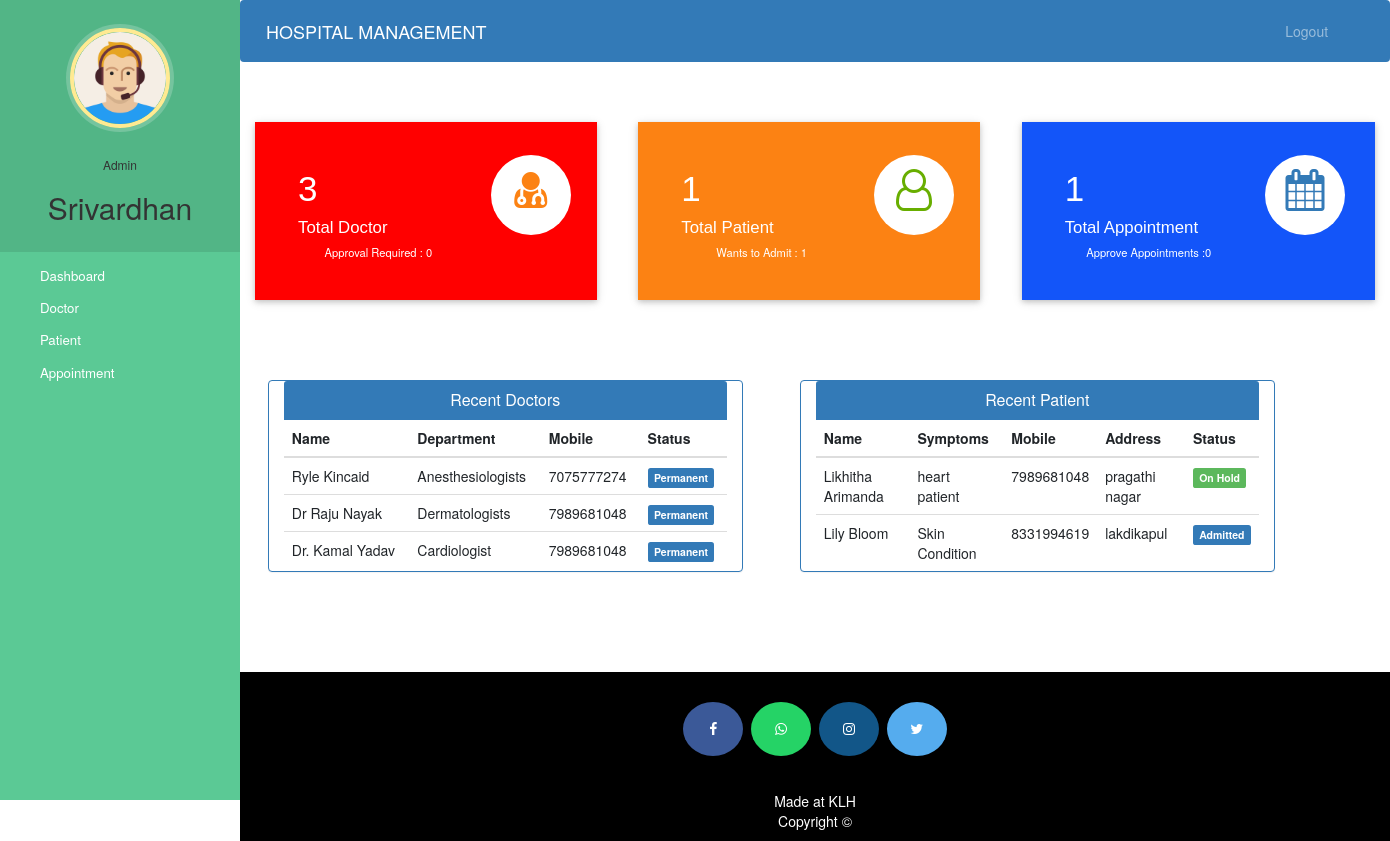
Page /admin-dashboard (signed in) on the committed database.
### hospital/models.py (models this page shows, shortened)
class Doctor(models.Model):
    user=models.OneToOneField(User,on_delete=models.CASCADE)
    profile_pic= models.ImageField(upload_to='profile_pic/DoctorProfilePic/',null=True,blank=True)
    address = models.CharField(max_length=40)
    mobile = models.CharField(max_length=20,null=True)
    department= models.CharField(max_length=50,choices=departments,default='Cardiologist')
    status=models.BooleanField(default=False)
    @property
    def get_name(self):
        return self.user.first_name+" "+self.user.last_name

class Patient(models.Model):
    user=models.OneToOneField(User,on_delete=models.CASCADE)
    profile_pic= models.ImageField(upload_to='profile_pic/PatientProfilePic/',null=True,blank=True)
    address = models.CharField(max_length=40)
    mobile = models.CharField(max_length=20,null=False)
    symptoms = models.CharField(max_length=100,null=False)
    assignedDoctorId = models.PositiveIntegerField(null=True)
    admitDate=models.DateField(auto_now=True)
    status=models.BooleanField(default=False)
    @property
    def get_name(self):
        return self.user.first_name+" "+self.user.last_name

### hospital/views.py (the view)
# urls.py: path('admin-dashboard', views.admin_dashboard_view,name='admin-dashboard'),
@login_required(login_url='adminlogin')
@user_passes_test(is_admin)
def admin_dashboard_view(request):
    doctors=models.Doctor.objects.all().order_by('-id')
    patients=models.Patient.objects.all().order_by('-id')
    doctorcount=models.Doctor.objects.all().filter(status=True).count()
    pendingdoctorcount=models.Doctor.objects.all().filter(status=False).count()
    patientcount=models.Patient.objects.all().filter(status=True).count()
    pendingpatientcount=models.Patient.objects.all().filter(status=False).count()
    appointmentcount=models.Appointment.objects.all().filter(status=True).count()
    pendingappointmentcount=models.Appointment.objects.all().filter(status=False).count()
    mydict={
    'doctors':doctors,
    'patients':patients,
    'doctorcount':doctorcount,
    'pendingdoctorcount':pendingdoctorcount,
    'patientcount':patientcount,
    'pendingpatientcount':pendingpatientcount,
    'appointmentcount':appointmentcount,
    'pendingappointmentcount':pendingappointmentcount,
    }
    return render(request,'hospital/admin_dashboard.html',context=mydict)

### hospital/views.py (called while the page is built)
def is_admin(user):
    return user.groups.filter(name='ADMIN').exists()

### templates/hospital/admin_dashboard.html
{% extends 'hospital/admin_base.html' %}
{% load static %}
{% block content %}
{%include 'hospital/admin_dashboard_cards.html'%}
<br><br><br><br>
<div class="container">
  <div class="row">
    <div class="panel panel-primary col-md-5" style="margin-left:2%;">
      <div class="panel-heading" style="text-align:center;">
        <h6 class="panel-title">Recent Doctors</h6>
      </div>
      <table class="table table-hover" id="dev-table">
        <thead>
          <tr>
            <th>Name</th>
            <th>Department</th>
            <th>Mobile</th>
            <th>Status</th>
          </tr>
        </thead>
        {% for d in doctors %}
        <tr>
          <td> {{d.get_name}}</td>
          <td>{{d.department}}</td>
          <td>{{d.mobile}}</td>
          {%if d.status%}
          <td> <span class="label label-primary">Permanent</span></td>
          {% else %}
          <td> <span class="label label-success">On Hold</span></td>
          {% endif %}
        </tr>
        {% endfor %}
      </table>
    </div>
    <div class="panel panel-primary col-md-5" style="margin-left:5%;">
      <div class="panel-heading" style="text-align:center;">
        <h6 class="panel-title">Recent Patient</h6>
      </div>
      <table class="table table-hover" id="dev-table">
        <thead>
          <tr>
            <th>Name</th>
            <th>Symptoms</th>
            <th>Mobile</th>
            <th>Address</th>
            <th>Status</th>
          </tr>
        </thead>
        {% for p in patients %}
        <tr>
          <td> {{p.get_name}}</td>
          <td>{{p.symptoms}}</td>
          <td>{{p.mobile}}</td>
          <td>{{p.address}}</td>
          {%if p.status%}
          <td> <span class="label label-primary">Admitted</span></td>
          {% else %}
          <td> <span class="label label-success">On Hold</span></td>
          {% endif %}
        </tr>
        {% endfor %}
      </table>
    </div>
  </div>
</div>
{% endblock content %}

### templates/hospital/admin_base.html (shortened to what this page needs)
<!DOCTYPE html>
{% load static %}
<html lang="en">
<head>
  <link rel="stylesheet" href="https://stackpath.bootstrapcdn.com/bootstrap/4.3.1/css/bootstrap.min.css">
  <link rel="stylesheet" href="https://maxcdn.bootstrapcdn.com/font-awesome/4.7.0/css/font-awesome.min.css">
  <link rel="stylesheet" href="{% static '/style.css' %}">
</head>
<body>
  <nav class="menu" tabindex="0">
    <header class="avatar">
      <img src="{% static "images/adminpropic.png" %}" />
      <br><br>
      <h6>Admin</h6>
      <h2>{{request.user.first_name}}</h2>
    </header>
    <ul>
      <li tabindex="0" class="icon-dashboard"> <a style="color:white; text-decoration:none;" href="/admin-dashboard"><span>Dashboard</span></a> </li>
      <li tabindex="0" class="icon-customers"> <a style="color:white; text-decoration:none;" href="/admin-doctor"><span>Doctor</span></a></li>
      <li tabindex="0" class="icon-users"> <a style="color:white; text-decoration:none;" href="/admin-patient"><span>Patient</span></a></li>
      <li tabindex="0" class="icon-calendar"> <a style="color:white; text-decoration:none;" href="/admin-appointment"><span>Appointment</span></a></li>
    </ul>
  </nav>
  <main>
    <div class="bs-example">
      <nav class="navbar navbar-expand-md  navbar-dark fixed-top" style="background:#337AB7;">
        <a href="/admin-dashboard" class="navbar-brand">HOSPITAL MANAGEMENT</a>
        <div class="collapse navbar-collapse justify-content-between" id="navbarCollapse">
          <div class="navbar-nav" style=" margin-left: 90%;">
            <a href="/logout" class="nav-item nav-link">Logout</a>
          </div>
        </div>
      </nav>
    </div>
    <br><br>
    {% block content %}
    {% endblock content %}
    <br><br><br><br>
    <footer>
      <p>
        <a id="ftr" href="https://facebook.com/sumit.luv/" class="fa fa-facebook"></a>
        <a id="ftr" href="https://api.whatsapp.com/send?phone=919572181024&text=Hello%20Sumit.%0d%0aHow%20are%20you%20%3f%0d%0aI%20came%20from%20your%20website.&source=&data=#" class="fa fa-whatsapp"></a>
        <a id="ftr" href="https://instagram.com/sumit.luv" class="fa fa-instagram"></a>
        <a id="ftr" href="https://twitter.com/sumitkumar1503" class="fa fa-twitter"></a>
      </p>
      <br>
      <div class="container">
        <div class="row">
          <div class="col-md-12 col-sm-12">
            <div style="color:#ffffff;" class="wow fadeInUp footer-copyright">
              <p>Made at KLH<br>
                Copyright &copy;</p>
            </div>
          </div>
        </div>
      </div>
    </footer>
  </main>
</body>
</html>

### static/style.css (style rules this page uses)
body { padding-left: 240px; }
main { position: relative; height: 100vh; }
.menu { background: #5bc995; height: 100vh; width: 240px; position: fixed; top: 0px; left: 0; z-index: 5; outline: none; }
.menu .avatar { background: rgba(0, 0, 0, 0.1); padding: 2em 0.5em; text-align: center; }
.menu .avatar img { width: 100px; border-radius: 50%; overflow: hidden; border: 4px solid #ffea92; box-shadow: 0 0 0 4px rgba(255, 255, 255, 0.2); }
.menu .avatar h2 { font-weight: normal; margin-bottom: 0; }
.menu ul { list-style: none; padding: 0.5em 0; margin: 0; }
.menu ul li { padding: 0.5em 1em 0.5em 3em; font-size: 0.95em; font-weight: regular; background-repeat: no-repeat; background-position: left 15px center; background-size: auto 20px; transition: all 0.15s linear; cursor: pointer; }
.menu ul li.icon-dashboard { background-image: url("http://www.entypo.com/images//gauge.svg"); }
.menu ul li.icon-customers { background-image: url("http://www.entypo.com/images//briefcase.svg"); }
.menu ul li.icon-users { background-image: url("http://www.entypo.com/images//users.svg"); }
.menu ul li.icon-calendar { background-image: url("http://www.entypo.com/images//calendar.svg"); }

### templates/hospital/admin_base.html (style rules this page uses)
a:link { text-decoration: none; }
a { color: white; }
footer { padding: 0px 0px 0px 0px; background-color: black; margin: 0px; }
#ftr { padding: 20px; }
.fa { font-size: 23px; width: 60px; text-align: center; text-decoration: none; margin: 5px 2px; border-radius: 50%; }
.fa-facebook { background: #3B5998; color: white; margin-top: 30px; }
.fa-whatsapp { background: #25d366; color: white; }
.fa-twitter { background: #55ACEE; color: white; }
.fa-instagram { background: #125688; color: white; }
p { text-align: center; }
body { padding-left: 240px; }
main { position: relative; height: 100vh; }
.menu { background: #5bc995; height: 100vh; width: 240px; position: fixed; top: 0px; left: 0; z-index: 5; outline: none; }
.menu .avatar { background: rgba(0, 0, 0, 0.1); padding: 2em 0.5em; text-align: center; }
.menu .avatar img { width: 100px; border-radius: 50%; overflow: hidden; border: 4px solid #ffea92; box-shadow: 0 0 0 4px rgba(255, 255, 255, 0.2); }
.menu .avatar h2 { font-weight: normal; margin-bottom: 0; }
.menu ul { list-style: none; padding: 0.5em 0; margin: 0; }
.menu ul li { padding: 0.5em 1em 0.5em 3em; font-size: 0.95em; font-weight: regular; background-repeat: no-repeat; background-position: left 15px center; background-size: auto 20px; transition: all 0.15s linear; cursor: pointer; }
.menu ul li.icon-dashboard { background-image: url("http://www.entypo.com/images//gauge.svg"); }
.menu ul li.icon-customers { background-image: url("http://www.entypo.com/images//briefcase.svg"); }
.menu ul li.icon-users { background-image: url("http://www.entypo.com/images//users.svg"); }
.menu ul li.icon-calendar { background-image: url("http://www.entypo.com/images//calendar.svg"); }

### rows in the picture
Doctor: get_name "Ryle Kincaid", department "Anesthesiologists", mobile "7075777274", status "Permanent"
Doctor: get_name "Dr Raju Nayak", department "Dermatologists", mobile "7989681048", status "Permanent"
Doctor: get_name "Dr. Kamal Yadav", department "Cardiologist", mobile "7989681048", status "Permanent"
Patient: get_name "Likhitha Arimanda", symptoms "heart patient", mobile "7989681048", address "pragathi nagar", status "On Hold"
Patient: get_name "Lily Bloom", symptoms "Skin Condition", mobile "8331994619", address "lakdikapul", status "Admitted"

### other values in the picture
{{ request.user.first_name }} "Srivardhan"
{{ doctorcount }} "3"
{{ pendingdoctorcount }} "0"
{{ patientcount }} "1"
{{ pendingpatientcount }} "1"
{{ appointmentcount }} "1"
{{ pendingappointmentcount }} "0"
